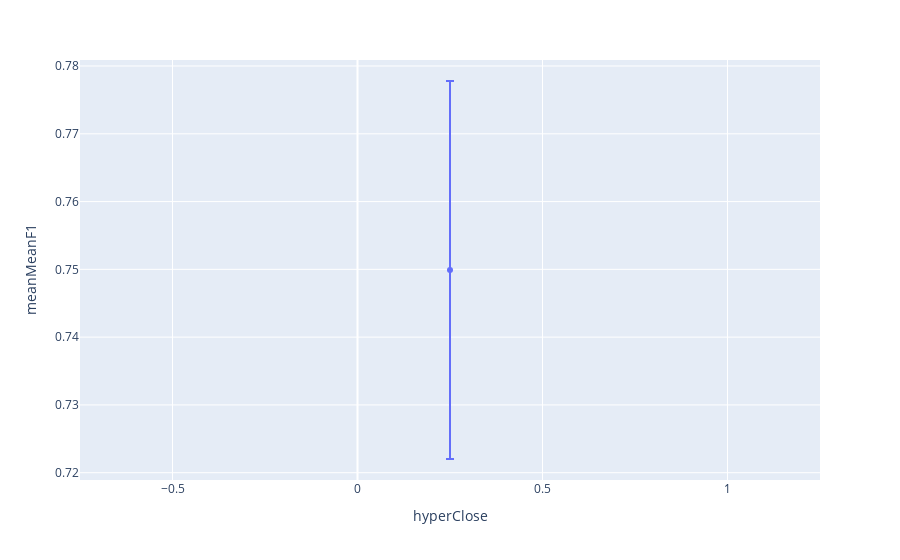

The cell this chart's notebook holds for it:
### Code cell
aux=hyperParams[(hyperParams.hyperThres==optimal.hyperThres)&(hyperParams.hyperDepth==optimal.hyperDepth)&
                (hyperParams.hyperDuration==optimal.hyperDuration)&(hyperParams.hyperConfidence==optimal.hyperConfidence)].reset_index(drop=True)
px.scatter(aux,x='hyperClose',y='meanMeanF1',error_y='stdMeanF1')

### Figure 1 — Plotly figure (JSON) as saved in the notebook; plotly's stock layout.template omitted (floating-point values rounded to 4 significant figures)
{"data": [{"error_y": {"array": [0.02788]}, "hovertemplate": "hyperClose=%{x}<br>meanMeanF1=%{y}<extra></extra>", "legendgroup": "", "marker": {"color": "#636efa", "symbol": "circle"}, "mode": "markers", "name": "", "orientation": "v", "showlegend": false, "type": "scatter", "x": [0.25], "xaxis": "x", "y": [0.7499], "yaxis": "y"}], "layout": {"legend": {"tracegroupgap": 0}, "margin": {"t": 60}, "xaxis": {"anchor": "y", "domain": [0, 1], "title": {"text": "hyperClose"}}, "yaxis": {"anchor": "x", "domain": [0, 1], "title": {"text": "meanMeanF1"}}}}
